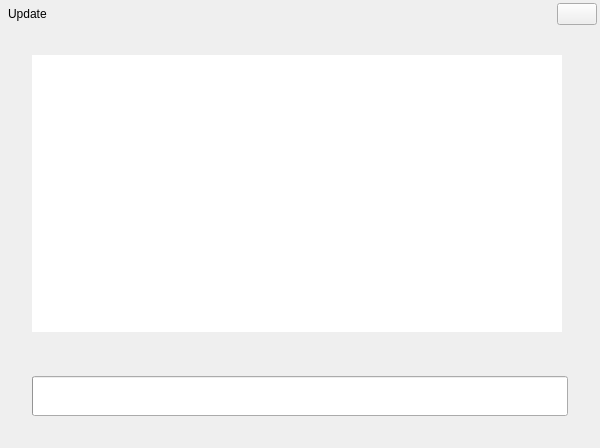
<?xml version="1.0" encoding="UTF-8"?>
<ui version="4.0">
 <class>FormUpdateDialog</class>
 <widget class="QDialog" name="FormUpdateDialog">
  <property name="geometry">
   <rect>
    <x>0</x>
    <y>0</y>
    <width>600</width>
    <height>448</height>
   </rect>
  </property>
  <property name="windowTitle">
   <string>Update</string>
  </property>
  <layout class="QVBoxLayout" name="verticalLayout">
   <property name="spacing">
    <number>0</number>
   </property>
   <property name="leftMargin">
    <number>2</number>
   </property>
   <property name="topMargin">
    <number>2</number>
   </property>
   <property name="rightMargin">
    <number>2</number>
   </property>
   <property name="bottomMargin">
    <number>2</number>
   </property>
   <item>
    <widget class="QWidget" name="widgetUpdate" native="true">
     <property name="active" stdset="0">
      <bool>true</bool>
     </property>
     <layout class="QVBoxLayout" name="verticalLayout_2">
      <property name="spacing">
       <number>0</number>
      </property>
      <property name="leftMargin">
       <number>0</number>
      </property>
      <property name="topMargin">
       <number>0</number>
      </property>
      <property name="rightMargin">
       <number>0</number>
      </property>
      <property name="bottomMargin">
       <number>0</number>
      </property>
      <item>
       <widget class="QWidget" name="dialogTitlebar" native="true">
        <layout class="QHBoxLayout" name="horizontalLayout">
         <property name="spacing">
          <number>0</number>
         </property>
         <property name="leftMargin">
          <number>0</number>
         </property>
         <property name="topMargin">
          <number>1</number>
         </property>
         <property name="rightMargin">
          <number>1</number>
         </property>
         <property name="bottomMargin">
          <number>0</number>
         </property>
         <item>
          <widget class="QLabel" name="labelTitle">
           <property name="text">
            <string>Update</string>
           </property>
           <property name="indent">
            <number>6</number>
           </property>
          </widget>
         </item>
         <item>
          <spacer name="horizontalSpacer_4">
           <property name="orientation">
            <enum>Qt::Horizontal</enum>
           </property>
           <property name="sizeHint" stdset="0">
            <size>
             <width>260</width>
             <height>20</height>
            </size>
           </property>
          </spacer>
         </item>
         <item>
          <widget class="QPushButton" name="buttonClose">
           <property name="text">
            <string/>
           </property>
           <property name="autoDefault">
            <bool>false</bool>
           </property>
          </widget>
         </item>
        </layout>
       </widget>
      </item>
      <item>
       <widget class="QWidget" name="widgetUpdateBg" native="true">
        <layout class="QGridLayout" name="gridLayout">
         <property name="leftMargin">
          <number>30</number>
         </property>
         <property name="topMargin">
          <number>30</number>
         </property>
         <property name="rightMargin">
          <number>30</number>
         </property>
         <property name="bottomMargin">
          <number>30</number>
         </property>
         <property name="verticalSpacing">
          <number>15</number>
         </property>
         <item row="2" column="0" colspan="2">
          <widget class="QProgressBar" name="progressBarUpdate">
           <property name="minimumSize">
            <size>
             <width>0</width>
             <height>40</height>
            </size>
           </property>
           <property name="value">
            <number>0</number>
           </property>
           <property name="textVisible">
            <bool>false</bool>
           </property>
          </widget>
         </item>
         <item row="1" column="0" colspan="2">
          <widget class="QLabel" name="labelMessage">
           <property name="text">
            <string/>
           </property>
          </widget>
         </item>
         <item row="0" column="0">
          <widget class="QPlainTextEdit" name="plainTextEditDetail">
           <property name="minimumSize">
            <size>
             <width>0</width>
             <height>250</height>
            </size>
           </property>
           <property name="frameShape">
            <enum>QFrame::NoFrame</enum>
           </property>
           <property name="verticalScrollBarPolicy">
            <enum>Qt::ScrollBarAsNeeded</enum>
           </property>
           <property name="horizontalScrollBarPolicy">
            <enum>Qt::ScrollBarAlwaysOff</enum>
           </property>
           <property name="undoRedoEnabled">
            <bool>false</bool>
           </property>
           <property name="readOnly">
            <bool>true</bool>
           </property>
          </widget>
         </item>
        </layout>
       </widget>
      </item>
     </layout>
    </widget>
   </item>
  </layout>
 </widget>
 <resources/>
 <connections>
  <connection>
   <sender>buttonClose</sender>
   <signal>clicked()</signal>
   <receiver>FormUpdateDialog</receiver>
   <slot>reject()</slot>
   <hints>
    <hint type="sourcelabel">
     <x>279</x>
     <y>9</y>
    </hint>
    <hint type="destinationlabel">
     <x>350</x>
     <y>66</y>
    </hint>
   </hints>
  </connection>
 </connections>
</ui>
